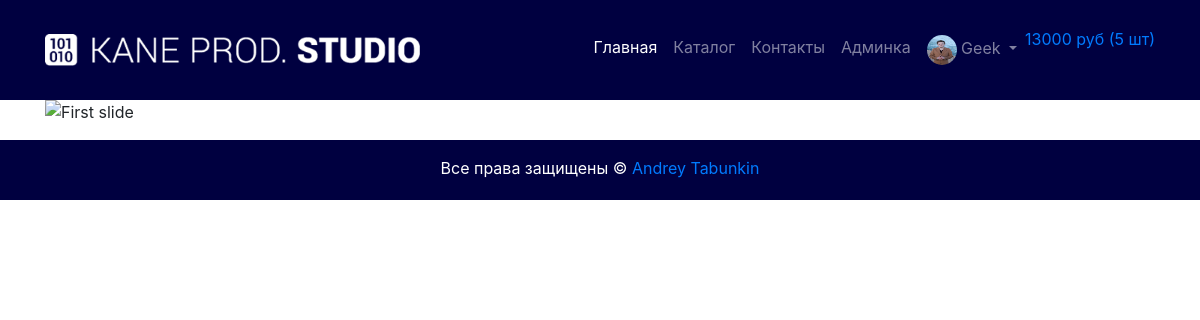
Page / (signed in) on the committed database.
### authapp/models.py (models this page shows)
class ShopUser(AbstractUser):
    user_photo = models.ImageField(upload_to='users_photo', blank=True)
    age = models.PositiveIntegerField(verbose_name='Возраст', null=True)
    is_active = models.BooleanField(verbose_name='активна', default=True)

### basketapp/models.py (models this page shows)
class Basket(models.Model):
    user = models.ForeignKey(settings.AUTH_USER_MODEL, on_delete=models.CASCADE, related_name='basket')
    product = models.ForeignKey(Product, on_delete=models.CASCADE)
    quantity = models.PositiveIntegerField(verbose_name='количество', default=0)
    add_datetime = models.DateTimeField(verbose_name='время', auto_now_add=True)
    @property
    def product_cost(self):
        return self.product.price * self.quantity
    @property
    def total_quantity(self):
        _items = Basket.objects.filter(user=self.user)
        _totalquantity = sum(list(map(lambda x: x.quantity, _items)))
        return _totalquantity
    @property
    def total_cost(self):
        _items = Basket.objects.filter(user=self.user)
        _totalcost = sum(list(map(lambda x: x.product_cost, _items)))
        return _totalcost

### mainapp/models.py (models this page shows, shortened)
class Product(models.Model):
    product_name = models.CharField(
        verbose_name='Наименование продукта',
        max_length=128
    )
    category_name = models.ForeignKey(
        Category,
        on_delete=models.CASCADE
    )
    author_name = models.ForeignKey(
        Authors,
        on_delete=models.CASCADE
    )
    description = models.TextField(
        verbose_name='Описание',
        blank=True
    )
    short_description = models.TextField(
        verbose_name='Краткое описание',
        blank=True,
        max_length=240
    )
    serial = models.TextField(
        verbose_name='Серия',
        blank=True
    )
    language = models.TextField(
        verbose_name='Язык издания',
        blank=True
    )
    type = models.TextField(
        verbose_name='Тип',
        blank=True
    )
    issue_year = models.IntegerField(
        verbose_name='Год выпуска',
        blank=True
    )
    price = models.DecimalField(
        verbose_name='Цена продукта',
        max_digits=7,
        decimal_places=2,
        default=0
    )
    balance = models.IntegerField(
        verbose_name='Остаток на складе',
        default=0
    )
    product_image = models.ImageField(
        upload_to='products_images',
        blank=True
    )
    is_active = models.BooleanField(
        verbose_name='активна',
        default=True
    )

### mainapp/views.py (the view)
# urls.py: path('', mainapp.index, name="index"),
def index(request):
    products = Product.objects.all()
    basket = get_basket(request.user)
    context = {
        'head_title': 'главная',
        'products': products,
        'basket': basket,
    }
    return render(request, 'mainapp/index.html', context)

### mainapp/views.py (called while the page is built)
def get_basket(user):
    if user.is_authenticated:
        return Basket.objects.filter(user=user)
    else:
        return []

### mainapp/templates/mainapp/index.html (shortened to what this page needs)
{% extends 'mainapp/base.html' %}
{% load static %}
{% block nav %}
    {% include 'mainapp/includes/inc_main_menu.html' %}
{% endblock %}
{% block header %}
    <div id="carouselExampleIndicators" class="carousel slide" data-ride="carousel">
        <ol class="carousel-indicators">
            <li data-target="#carouselExampleIndicators" data-slide-to="0" class="active"></li>
            <li data-target="#carouselExampleIndicators" data-slide-to="1"></li>
            <li data-target="#carouselExampleIndicators" data-slide-to="2"></li>
        </ol>
        <div class="carousel-inner">
            <div class="carousel-item active">
                <img class="item-img" src="{% static 'img/banner-1.jpg' %}" alt="First slide">
            </div>
        </div>
    </div>
{% endblock %}

### mainapp/templates/mainapp/includes/inc_main_menu.html (shortened to what this page needs)
{% load static %}
<nav class="navbar sticky-top navbar-expand-lg navbar-dark w-100">
    <div class="container">
        <a class="navbar-brand" href="{% url 'main:index' %}"><img class="w-75"
                                                                   src="{% static 'img/kane_logotip.png' %}"
                                                                   alt=""></a>
        <div class="collapse navbar-collapse justify-content-end" id="navbarNav">
            <ul class="navbar-nav">
                <li class="nav-item {% if request.resolver_match.url_name == 'index' %}active{% endif %}">
                    <a class="nav-link" href="{% url 'main:index' %}">Главная<span class="sr-only">(current)</span></a>
                </li>
                <li class="nav-item {% if request.resolver_match.url_name == 'catalog' %}active{% endif %}">
                    <a class="nav-link" href="{% url 'main:catalog' 0 %}">Каталог</a>
                </li>
                <li class="nav-item {% if request.resolver_match.url_name == 'contact' %}active{% endif %}">
                    <a class="nav-link" href="{% url 'main:contact' %}">Контакты</a>
                </li>
                {% if user.is_superuser %}
                    <li class="nav-item">
                        <a class="nav-link" href="{% url 'myadmin:users_read' %}">Админка</a>
                    </li>
                {% endif %}
                {% if user.is_authenticated %}
                    <li class="nav-item dropdown">
                        <a class="nav-link dropdown-toggle" href="#" id="navbarDropdown" role="button"
                           data-toggle="dropdown" aria-haspopup="true" aria-expanded="false">
                            <img class="img-rounded user_photo" src="/media/{{ user.user_photo }}"
                                 alt=""> {{ user.first_name|default:'Пользователь' }}
                        </a>
                    </li>
                {% else %}
                    <a class="nav-link" href="{% url 'auth:login' %}">Войти</a>
                {% endif %}
                <a href="{% url 'basket:view' %}" class="basket">
                  <span>
                    {% if basket %}
                        {{ basket.0.total_cost|floatformat:0 }} руб
                        ({{ basket.0.total_quantity }} шт)
                    {% endif %}
                  </span>
                </a>
        </div>
    </div>
</nav>

### static/css/style.css (style rules this page uses)
.navbar, footer { background: rgb(0,0,64); margin: 0; padding: 0px; }
.navbar { height: 100px; }
.item-img { object-fit: none; object-position: center; width: 100%; max-height: 400px; margin-bottom: 1rem; }
.item-img { object-fit: none; object-position: center; width: 100%; max-height: 300px; margin-bottom: 1rem; }
.user_photo { vertical-align: middle; width: 30px; height: 30px; border-radius: 50%; }

### rows in the picture
ShopUser: user_photo (picture), first_name "Geek"
Basket: user+product+quantity "13000", user+quantity "5"
